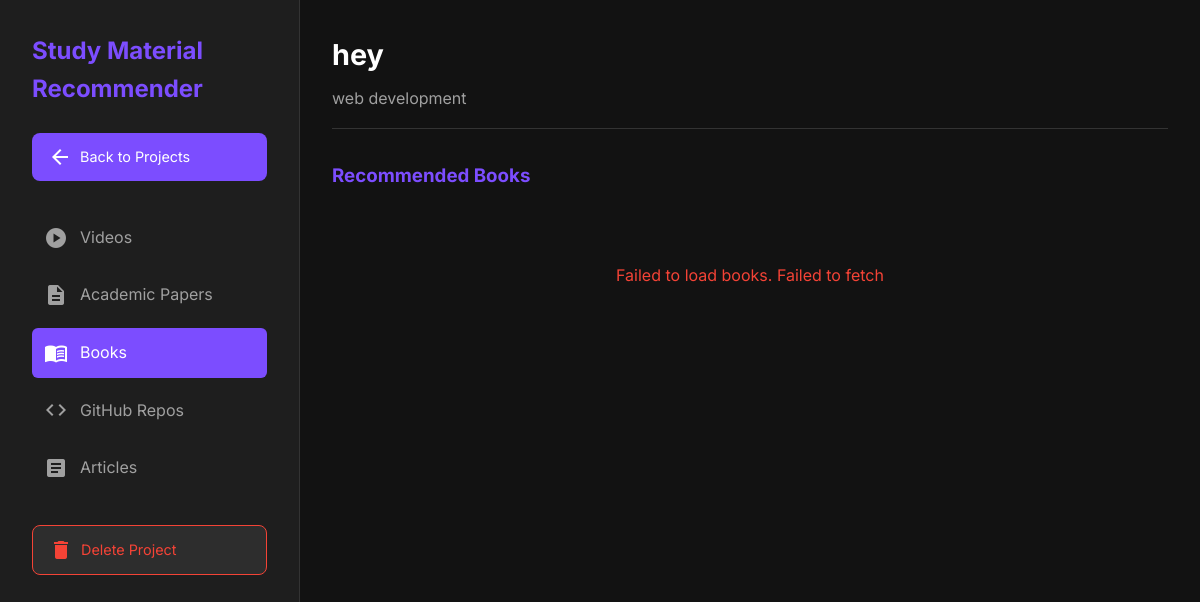
/project/1, run on an earlier commit of the app's database.
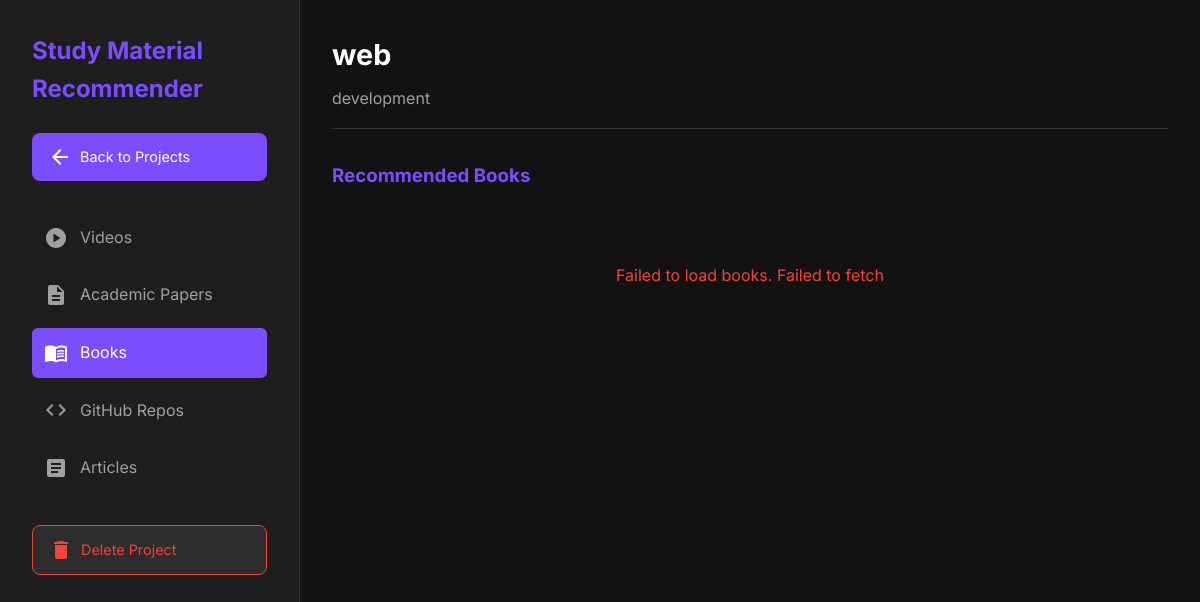
And on a later commit of the database.
### app.py (models this page shows)
class Project(db.Model):
    id = db.Column(db.Integer, primary_key=True)
    title = db.Column(db.String(100), nullable=False)
    prompt = db.Column(db.Text, nullable=False)
    created_at = db.Column(db.DateTime, default=datetime.utcnow)
    videos = db.relationship('Video', backref='project', lazy=True, cascade='all, delete-orphan')
    papers = db.relationship('Paper', backref='project', lazy=True, cascade='all, delete-orphan')
    books = db.relationship('Book', backref='project', lazy=True, cascade='all, delete-orphan')

### app.py (the view)
@app.route('/project/<int:project_id>')
def project_details(project_id):
    project = Project.query.get_or_404(project_id)
    return render_template('project_details.html', project=project)

### templates/project_details.html (shortened to what this page needs)
<!DOCTYPE html>
<html lang="en">
<head>
    <link rel="stylesheet" href="{{ url_for('static', filename='css/style.css') }}">
</head>
<body>
    <div class="app-container">
        <nav class="sidebar">
            <div class="sidebar-header">
                <h1>Study Material<br>Recommender</h1>
                <a href="/" class="back-btn">
                    <span class="material-icons">arrow_back</span>
                    Back to Projects
                </a>
            </div>
            <div class="section-nav">
                <a href="#videos" class="section-link active">
                    <span class="material-icons">play_circle</span>
                    Videos
                </a>
                <a href="#papers" class="section-link">
                    <span class="material-icons">description</span>
                    Academic Papers
                </a>
                <a href="#books" class="section-link">
                    <span class="material-icons">menu_book</span>
                    Books
                </a>
                <a href="#github" class="section-link">
                    <span class="material-icons">code</span>
                    GitHub Repos
                </a>
                <a href="#articles" class="section-link">
                    <span class="material-icons">article</span>
                    Articles
                </a>
            </div>
            <div class="sidebar-footer">
                <button id="deleteProjectBtn" class="delete-btn" data-project-id="{{ project.id }}">
                    <span class="material-icons">delete</span>
                    Delete Project
                </button>
            </div>
        </nav>
        <main class="main-content">
            <div class="project-header">
                <h2>{{ project.title }}</h2>
                <p class="project-prompt">{{ project.prompt }}</p>
            </div>
            <div class="content-sections">
                <section id="books" class="content-section">
                    <h3>Recommended Books</h3>
                    <div class="content-grid">
                    </div>
                </section>
            </div>
        </main>
    </div>
</body>
</html>

What changed in the data, as far as the page shows it:
changed Project: title "hey" → "web"; prompt "web development" → "development"
